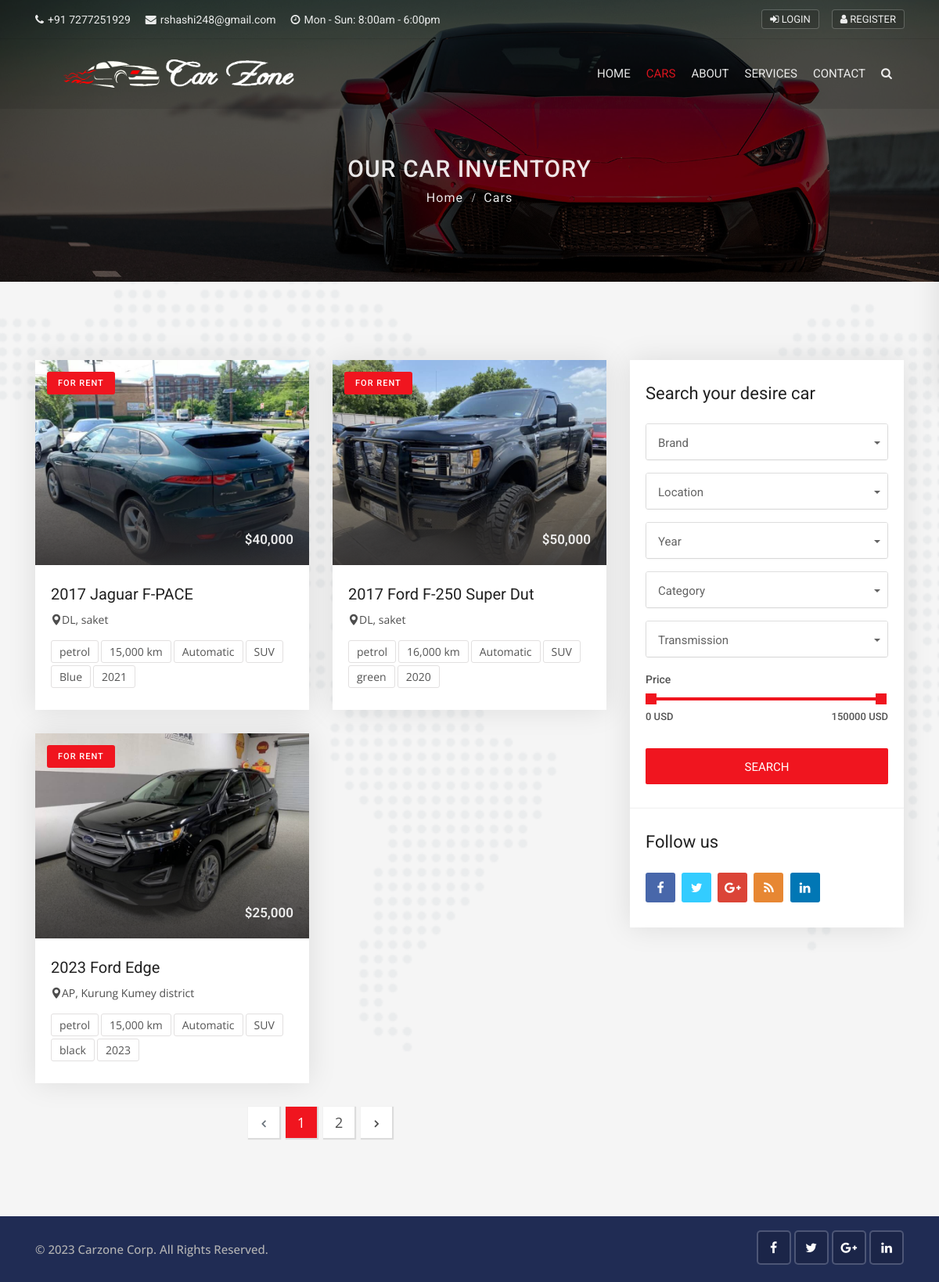
Screenshot of /cars/ with the database file from the repository.
### cars/models.py (models this page shows)
class Car(models.Model):
    state_choice = (
        ('AP', 'Andhra Pradesh'),
        ('AR', 'Arunachal Pradesh'),
        ('AS', 'Assam'),
        ('BR', 'Bihar'),
        ('CG', 'Chhattisgarh'),
        ('GA', 'Goa'),
        ('GJ', 'Gujarat'),
        ('HR', 'Haryana'),
        ('HP', 'Himachal Pradesh'),
        ('JK', 'Jammu and Kashmir'),
        ('JH', 'Jharkhand'),
        ('KA', 'Karnataka'),
        ('KL', 'Kerala'),
        ('MP', 'Madhya Pradesh'),
        ('MH', 'Maharashtra'),
        ('MN', 'Manipur'),
        ('ML', 'Meghalaya'),
        ('MZ', 'Mizoram'),
        ('NL', 'Nagaland'),
        ('OR', 'Orissa'),
        ('PB', 'Punjab'),
        ('RJ', 'Rajasthan'),
        ('SK', 'Sikkim'),
        ('TN', 'Tamil Nadu'),
        ('TR', 'Tripura'),
        ('UK', 'Uttarakhand'),
        ('UP', 'Uttar Pradesh'),
        ('WB', 'West Bengal'),
        ('CH', 'Chandigarh'),
        ('AN', 'Andaman and Nicobar Islands'),
        ('DH', 'Dadra and Nagar Haveli'),
        ('DD', 'Daman and Diu'),
        ('DL', 'Delhi'),
        ('LD', 'Lakshadweep'),
        ('PY', 'Pondicherry'),
    )
    year_choice = []
    for r in range(2015, (datetime.now().year+1)):
        year_choice.append((r,r))
    features_choices = (
       ('Cruise Control', 'Cruise Control'),
       ('Audio Interface', 'Audio Interface'),
       ('Airbags', 'Airbags'),
       ('Air Conditioning', 'Air Conditioning'),
       ('Seat Heating', 'Seat Heating'),
       ('Alarm System', 'Alarm System'),
       ('ParkAssist', 'ParkAssist'),
       ('Power Steering', 'Power Steering'),
       ('Reversing Camera', 'Reversing Camera'),
       ('Direct Fuel Injection', 'Direct Fuel Injection'),
       ('Auto Start/Stop', 'Auto Start/Stop'),
       ('Wind Deflector', 'Wind Deflector'),
       ('Bluetooth Handset', 'Bluetooth Handset'),
    )
    Door_choices = (
        ('2', '2'),
        ('3', '3'),
        ('4', '4'),
        ('5', '5'),
        ('6', '6'),
   )
    car_title = models.CharField(max_length=25)
    state = models.CharField(choices=state_choice, max_length=100)
    city = models.CharField(max_length=100)
    color = models.CharField(max_length=100)
    model = models.CharField(max_length=100)
    year = models.IntegerField(('year'), choices=year_choice)
    condition = models.CharField(max_length=100)
    price = models.IntegerField()
    description =RichTextField(max_length=1000)
    car_photo = models.ImageField(upload_to='photos/%y/%m/%d/')
    car_photo_1 = models.ImageField(upload_to='photos/%y/%m/%d/', blank=True)
    car_photo_2 = models.ImageField(upload_to='photos/%y/%m/%d/', blank=True)
    car_photo_3 = models.ImageField(upload_to='photos/%y/%m/%d/', blank=True)
    car_photo_4 = models.ImageField(upload_to='photos/%y/%m/%d/', blank=True)
    features = MultiSelectField(choices=features_choices,)
    body_style = models.CharField(max_length=100)
    engine = models.CharField(max_length=100)
    transmission = models.CharField(max_length=100)
    interior = models.CharField(max_length=100)
    miles = models.IntegerField()
    doors = models.CharField( choices=Door_choices,max_length=10)
    passengers = models.IntegerField()
    vin_no = models.CharField(max_length=100)
    milage = models.IntegerField()
    fuel_types = models.CharField(max_length=50)
    no_of_owners = models.CharField(max_length=100)
    is_featured = models.BooleanField(default=False)
    created_date= models.DateTimeField(default=datetime.now,blank=True)

### cars/views.py (the view)
# urls.py: path('', views.cars, name = 'cars'),
def cars(request):
    cars = Car.objects.order_by('-created_date')
    paginator = Paginator(cars,3)
    page = request.GET.get('page')
    paged_cars = paginator.get_page(page)
    data = {
        'cars':paged_cars,
    }
    return render(request, 'cars/cars.html',data)

### templates/cars/cars.html (shortened to what this page needs)
{% extends 'base.html' %}
{% block content %}
 {% load humanize %}
<div class="sub-banner overview-bgi">
    <div class="container breadcrumb-area">
        <div class="breadcrumb-areas">
            <h1>Our Car Inventory</h1>
            <ul class="breadcrumbs">
                <li><a href="{% url 'home' %}">Home</a></li>
                <li class="active">Cars</li>
            </ul>
        </div>
    </div>
</div>
<div class="featured-car content-area">
    <div class="container">
        <div class="row">
            <div class="col-lg-8 col-md-12">
                <div class="row">
                {% for car in cars %}
                    <div class="col-lg-6 col-md-6">
                        <div class="car-box-3">
                            <div class="car-thumbnail">
                                <a href="{% url 'car_detail' car.id %}" class="car-img">
                                    <div class="tag">For Rent</div>
                                    <div class="price-box">
                                        <span>${{ car.price | intcomma }}</span>
                                    </div>
                                    <img class="d-block w-100" src="{{ car.car_photo.url }}" alt="car" style="min-height: 262px; max-height: 262px;">
                                </a>
                            </div>
                            <div class="detail">
                                <h1 class="title">
                                    <a href="{% url 'car_detail' car.id %}">{{ car.car_title }}</a>
                                </h1>
                                <div class="location">
                                    <a href="{% url 'car_detail' car.id %}">
                                        <i class="flaticon-pin"></i>{{ car.state }}, {{ car.city }}
                                    </a>
                                </div>
                                <ul class="facilities-list clearfix">
                                    <li>{{ car.fuel_types }}</li>
                                    <li>{{ car.miles | intcomma }} km</li>
                                    <li>{{ car.transmission }}</li>
                                    <li>{{ car.body_style }}</li>
                                    <li>{{ car.color }}</li>
                                    <li>{{ car.year }}</li>
                                </ul>
                            </div>
                        </div>
                    </div>
                {% endfor %}
                </div>
                <div class="pagination-box p-box-2 text-center">
                    <nav aria-label="Page navigation example">
                      {% if cars.has_other_pages %}
                        <ul class="pagination">
                        {% if cars.has_previous %}
                            <li class="page-item">
                                <a class="page-link" href="?page={{ cars.previous_page_number }}"><i class="fa fa-angle-left"></i></a>
                            </li>
                            {% else %}
                            <li class="page-item disabled">
                                <a class="page-link"><i class="fa fa-angle-left"></i></a>
                            </li>
                            {% endif %}
                           {% for i in cars.paginator.page_range %}
                            {% if cars.number == i %}
                             <li class="page-item"><a class="page-link active" href="#">{{ i }}</a></li>
                            {% else %}
                             <li class="page-item"><a class="page-link" href="?page={{ i }}">{{ i }}</a></li>
                             {% endif %}
                            {% endfor %}
                        {% if cars.has_next %}
                            <li class="page-item">
                                <a class="page-link" href="?page={{ cars.next_page_number }}"><i class="fa fa-angle-right"></i></a>
                            </li>
                         {% else %}
                            <li class="page-item disabled">
                                <a class="page-link"><i class="fa fa-angle-right"></i></a>
                            </li>
                         {% endif %}
                        </ul>
                       {% endif %}
                    </nav>
                </div>
            </div>
            <div class="col-lg-4 col-md-12">
                <div class="sidebar-right">
                    <div class="widget advanced-search2">
                        <h3 class="sidebar-title">Search your desire car</h3>
                        <form method="GET">
                            <div class="form-group">
                                <select class="selectpicker search-fields" name="brand">
                                    <option>Brand</option>
                                </select>
                            </div>
                            <div class="form-group">
                                <select class="selectpicker search-fields" name="location">
                                    <option>Location</option>
                                </select>
                            </div>
                            <div class="form-group">
                                <select class="selectpicker search-fields" name="year">
                                    <option>Year</option>
                                </select>
                            </div>
                            <div class="form-group">
                                <select class="selectpicker search-fields" name="category">
                                    <option>Category</option>
                                </select>
                            </div>
                            <div class="form-group">
                                <select class="selectpicker search-fields" name="transmission">
                                    <option>Transmission</option>
                                </select>
                            </div>
                            <div class="range-slider clearfix">
                                <label>Price</label>
                                <div data-min="0" data-max="150000"  data-min-name="min_price" data-max-name="max_price" data-unit="USD" class="range-slider-ui ui-slider" aria-disabled="false"></div>
                                <div class="clearfix"></div>
                            </div>
                            <div class="form-group mb-0">
                                <button class="search-button btn">Search</button>
                            </div>
                        </form>
                    </div>
                    <div class="widget question widget-3">
                        <h5 class="sidebar-title">Follow us</h5>
                        <div class="social-list clearfix">
                            <ul>
                                <li><a href="#" class="facebook-bg"><i class="fa fa-facebook"></i></a></li>
                                <li><a href="#" class="twitter-bg"><i class="fa fa-twitter"></i></a></li>
                                <li><a href="#" class="google-bg"><i class="fa fa-google-plus"></i></a></li>
                                <li><a href="#" class="rss-bg"><i class="fa fa-rss"></i></a></li>
                                <li><a href="#" class="linkedin-bg"><i class="fa fa-linkedin"></i></a></li>
                            </ul>
                        </div>
                    </div>
                </div>
            </div>
        </div>
    </div>
</div>
{% endblock %}

### carzone/static/css/skins/red.css (style rules this page uses)
.search-button { background:#f0151f; }
.tag { background:#f0151f; }
.pagination > li > .active { background:#f0151f; }

### rows the page displays
Car: price "40,000", car_photo (picture), car_title "2017 Jaguar F-PACE", state "DL", city "saket", fuel_types "petrol", miles "15,000", transmission "Automatic", body_style "SUV", color "Blue", year "2021"
Car: price "50,000", car_photo (picture), car_title "2017 Ford F-250 Super Dut", state "DL", city "saket", fuel_types "petrol", miles "16,000", transmission "Automatic", body_style "SUV", color "green", year "2020"
Car: price "25,000", car_photo (picture), car_title "2023 Ford Edge", state "AP", city "Kurung Kumey district", fuel_types "petrol", miles "15,000", transmission "Automatic", body_style "SUV", color "black", year "2023"

### other values shown
{{ i }} "1"
{{ i }} "2"
